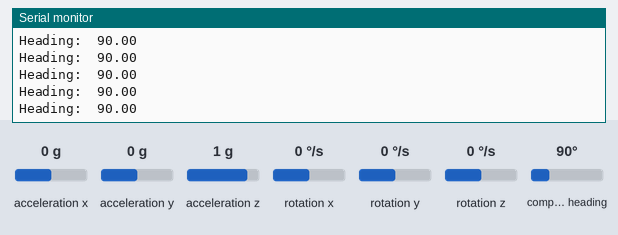
A sketch run on a simulated Arduino Uno, built with avr-gcc and run on an emulated ATmega328P. On the bench: the last lines printed to the serial monitor. Inputs (shaded band) come from the test bench; at power-on: compass heading 90°, acceleration x 0 g, acceleration y 0 g, acceleration z 1 g, rotation x 0 °/s, rotation y 0 °/s, rotation z 0 °/s.

Above: at 1.2 s.
1.3 s: compass heading set to 7°
At 1.57 s:
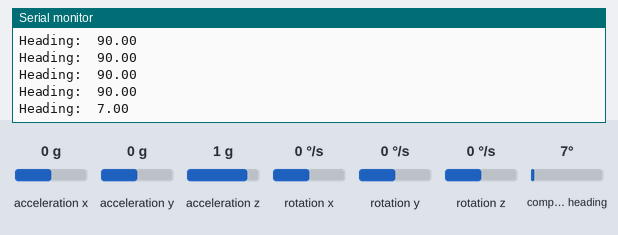
2.8 s: compass heading set to 180°
At 2.98 s:
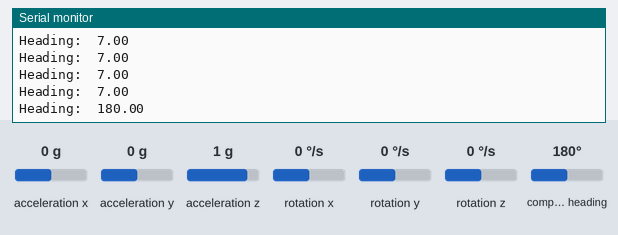
Timing chart, 0 to 5.8 s (numbered marks = the images above; inputs shaded):
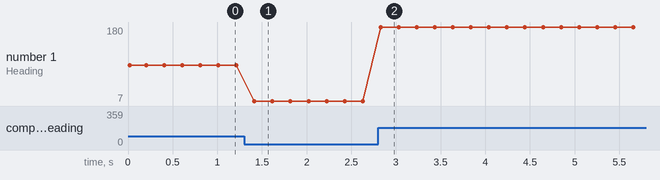

Measured:
- after the input at 1.3 s, the serial monitor: prints a new line after 0.12 s (image 1)
- after the input at 2.8 s, the serial monitor: prints a new line at once (image 2)
- plotted number 1: 90 → 7 after the input at 1.3 s, 7 → 180 after the input at 2.8 s

The sketch:

compass.ino
```cpp
#include <Wire.h>

#include <LSM303.h>

LSM303 cmps;

void setup() {
  Serial.begin(9600);
  Wire.begin();
  cmps.init();
  cmps.enableDefault();

  Serial.println("Setup complete...");

  cmps.m_min = (LSM303::vector<int16_t>){-32767, -32767, -32767};
  cmps.m_max = (LSM303::vector<int16_t>){+32767, +32767, +32767};
}

void loop() {
  cmps.read();

  float heading = cmps.heading();

  Serial.print("Heading:  ");
  Serial.println(heading);
  delay(200);
}
```
